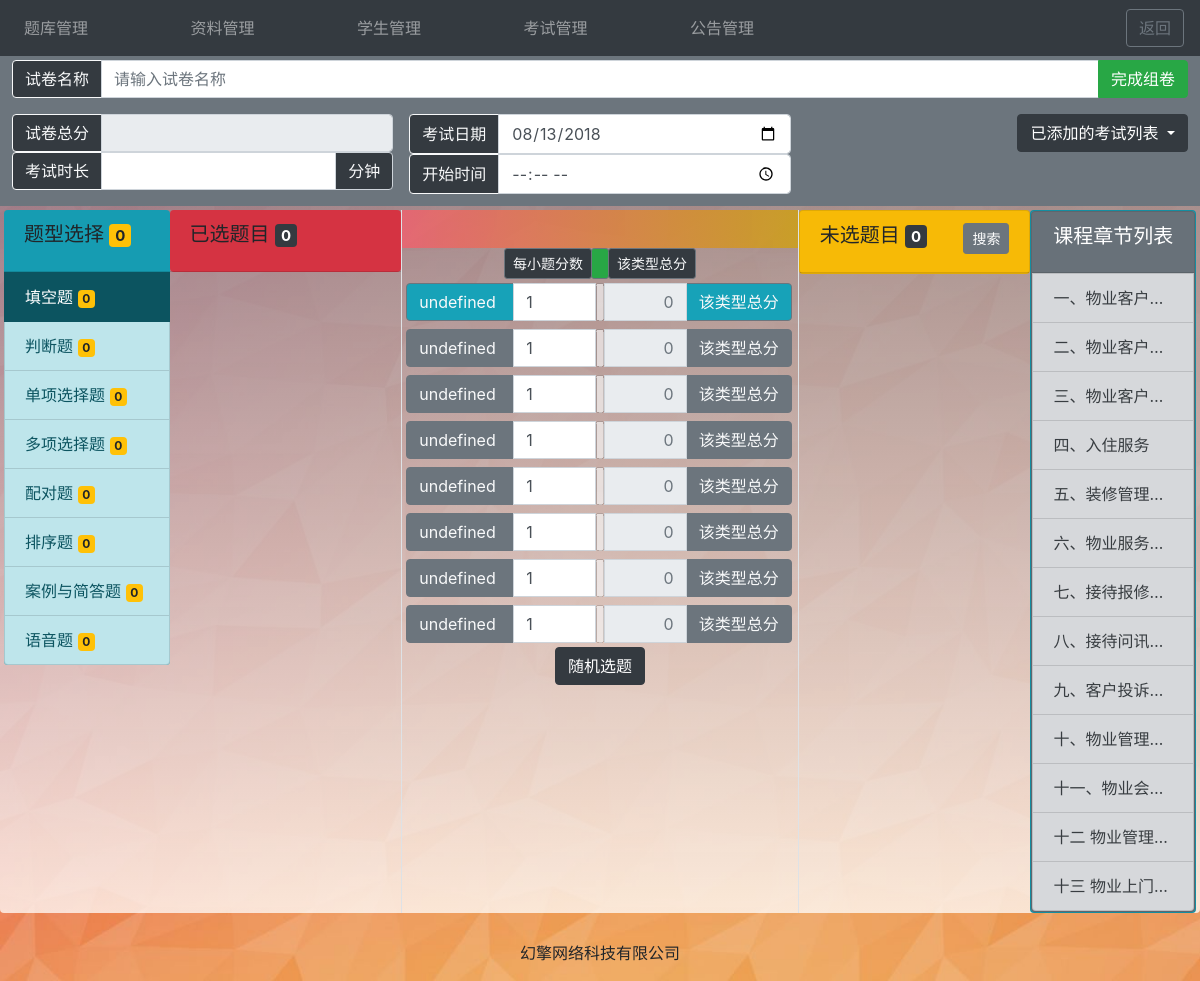
The page /course/exam/editor/ on the database its author committed.
### CourseFunApp/models.py (models this page shows)
class Lesson(models.Model):
    description = models.CharField(max_length=MAX_CONTENT_LENGTH)

### CourseFunApp/views.py (the view)
# urls.py: path('exam/editor/', views.exam_editor, name='exam_editor'),
def exam_editor(request):
    if request.is_ajax() and request.method == "POST":
        exam = Examination()
        exam_form = questionForms.ExaminationForm(request.POST, instance=exam)
        try:
            if exam_form.is_valid():
                exam = exam_form.save(commit=False)
                exam.save()
            else:
                print(exam_form.errors.as_data())
        except Exception as e:
            print(e)
            print(exam_form.cleaned_data)
            print(exam_form.errors.as_data())
            return HttpResponseNotAllowed("F!")
        return HttpResponse("Success!")
    elif request.method == "GET":
        exam_list = Examination.objects.all().values('id', 'start_time', 'title')
        exam_list_html = loader.render_to_string(template_name="course/exam_list.html",
                                                 context={"exam_list": exam_list})
        exam_form = questionForms.ExaminationForm()
        return render(request=request, template_name="course/examination_editor.html",
                      context={"qTypeList": exam_sys.q_type_list,
                               "exam_list_html": exam_list_html,
                               "course_html": get_lesson_list_html(),
                               "form": exam_form})

### CourseFunApp/forms.py
class ExaminationForm(ModelForm):
    class Meta:
        model = Examination
        fields = '__all__'
        widgets = {
            'title': TextInput(attrs={'class': 'form-control',
                                      'placeholder': '请输入试卷名称',
                                      'aria-label': '试卷名称',
                                      'aria-describedby': 'exma-name-label',
                                      'pattern': '[\w\u4e00-\u9fa5, \-_<>;\'\"]{2,30}'}),
            'question_list': HiddenInput(),  # attrs={'id': 'Input_SectionID'}),
            'duration': NumberInput(attrs={'class': 'form-control',
                                           'id': 'exam-duration',
                                           'min': '10',
                                           'max': '1440',
                                           'aria-describedby': 'exam-duration-label'}),
            'start_time': HiddenInput(),
        }
        labels = {
            'title': '题干',
            'duration': '考试时长',
            'start_time': '考试时间',
        }

### CourseFunApp/views.py (called while the page is built)
def get_lesson_list_html():
    lesson_list = Lesson.objects.all().values('id', 'description')
    return loader.render_to_string(template_name="course/course_list.html", context={"lesson_list": lesson_list})

### Templates/course/exam_list.html (shortened to what this page needs)
<div class="dropdown">
    <button class="btn btn-dark dropdown-toggle" type="button" id="exam_history_ls" data-toggle="dropdown" aria-haspopup="true" aria-expanded="false">
        已添加的考试列表
    </button>
</div>

### Templates/course/course_list.html
{% for lesson in lesson_list %}
<button class="list-group-item list-group-item-action list-group-item-secondary inline-block text-truncate" id="course_{{lesson.id}}"
        onclick="onSectionClick(event)" onfocus="this.blur()"
        tabindex="-1"
        data-section={{lesson.id}} data-toggle="tooltip" data-placement="right" title="{{lesson.description}}" >{{lesson.description}}</button>
{% endfor %}

### Statics/css/edu/teacher/exam-editor.css (style rules this page uses)
body { background-image: url('/Statics/images/BGs/color-04.jpg'); background-size: cover; background-repeat: repeat; background-position: left top; background-attachment: fixed; }

### rows shown on the page
Lesson: description "一、物业客户…"
Lesson: description "二、物业客户…"
Lesson: description "三、物业客户…"
Lesson: description "四、入住服务"
Lesson: description "五、装修管理…"
Lesson: description "六、物业服务…"
Lesson: description "七、接待报修…"
Lesson: description "八、接待问讯…"
Lesson: description "九、客户投诉…"
Lesson: description "十、物业管理…"
Lesson: description "十一、物业会…"
Lesson: description "十二 物业管理…"
Lesson: description "十三 物业上门…"

### other values the page prints
{{ qType }} "填空题" "判断题" "单项选择题" "多项选择题" "配对题" "排序题" "案例与简答题" "语音题"
